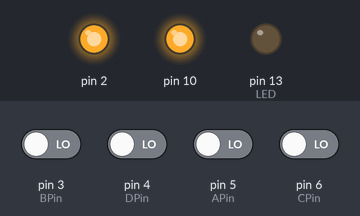
The sketch below on a simulated Arduino Uno, built with avr-gcc and run on an emulated ATmega328P. On the bench: output pins drawn as LEDs (lit = HIGH). The test bench sets the inputs (shaded band); at power-on: pin 3 (BPin), pin 4 (DPin), pin 5 (APin), pin 6 (CPin) LOW. Pins used as bus, display or sensor lines are not drawn; what the sketch prints to the serial monitor is not drawn.

Above: at 1.2 s.
1.3 s: pin 3 (BPin) driven HIGH
At 1.6 s:
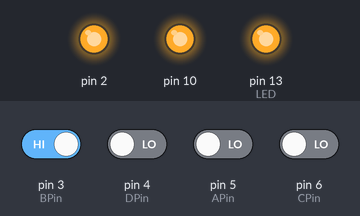
2.8 s: pin 4 (DPin) driven HIGH
At 3.0 s:
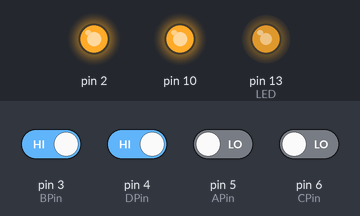
5.8 s: pin 5 (APin) driven HIGH
8.8 s: pin 6 (CPin) driven HIGH
11.8 s: pin 3 (BPin) driven LOW and pin 4 (DPin) driven LOW and pin 5 (APin) driven LOW and pin 6 (CPin) driven LOW
13.3 s: pin 3 (BPin) driven HIGH
At 14.3 s:
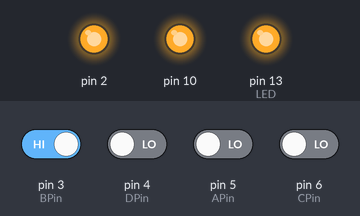
Timing chart, 0 to 16.3 s (numbered marks = the images above; inputs shaded):
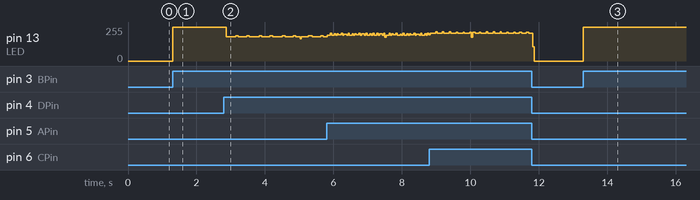

The sketch:

irrigation_control.ino
```cpp
#include <Metro.h>
// constants won't change. They're used here to
// wiring configureation
// Wireless receiver -> Arduino
// D0 -> D3
// D1 -> D4
// D2 -> D5
// D3 -> D6

// Relay module
// IN1 -> D9
// IN2 -> D10
// set pin numbers:
const int APin = 5;
const int BPin = 3;
const int CPin = 6;
const int DPin = 4;
const int R1 = 9;
const int R2 = 10;
const int LED = 13;
int aState = 0;
int bState = 0;
int cState = 0;
int dState = 0;
int lastButtonPressed = 0;
int currentEvent = 0;
int afterEvent = 0;
long period;
Metro m = Metro(2500);

void setup() {
  // initialize D2 as 5V for receiver
  pinMode(2, OUTPUT);
  digitalWrite(2, HIGH);
  // initialize the pushbutton pin as an input:
  pinMode(3, INPUT);
  pinMode(4, INPUT);
  pinMode(5, INPUT);
  pinMode(6, INPUT);
  pinMode(9, OUTPUT);
  pinMode(10, OUTPUT);
  pinMode(13, HIGH);
  digitalWrite(9, HIGH);
  digitalWrite(10, HIGH);
  digitalWrite(13, LOW);
  Serial.begin(57600);
}

void loop()
{
  check_switches();
}

void check_switches()
{
  aState = digitalRead(APin);
  bState = digitalRead(BPin);
  cState = digitalRead(CPin);
  dState = digitalRead(DPin);

  if (aState == HIGH) {
    Serial.println("A Pressed");
    if (lastButtonPressed != APin)
    {
      period = 60000;
      pump_on(period);
      lastButtonPressed = APin;
    }
  }
  if (bState == HIGH) {
    Serial.println("B Pressed");
    if (lastButtonPressed != BPin)
    {
      period = 300000;
      pump_on(period);
      lastButtonPressed = BPin;
    }
  }
  if (cState == HIGH) {
    Serial.println("C Pressed");
    if (lastButtonPressed != CPin)
    {
      period = 900000;
      pump_on(period);
      lastButtonPressed = CPin;
    }
  }
  if (dState == HIGH) {
    Serial.println("D Pressed");
    lastButtonPressed = DPin;
    pump_off();
  }
  if (m.check() == 1) {
    Serial.println("Time up");
    pump_off();
  }
}

void pump_on(unsigned long period)
{
  m.interval(period);
  digitalWrite(R1, LOW);
  digitalWrite(LED, HIGH);
}

void reset_button_pressed()
{
  lastButtonPressed = 0;
}

void pump_off()
{
  Serial.println("Turning pump off");
  m.interval(2500);
  digitalWrite(R1, HIGH);
  digitalWrite(LED, LOW);
  reset_button_pressed();
}
```

Measured:
- after the input at 1.3 s, pin 13 (LED): 0/255 → 255/255 at once
- after the input at 13.3 s, pin 13 (LED): 0/255 → 255/255 at once
